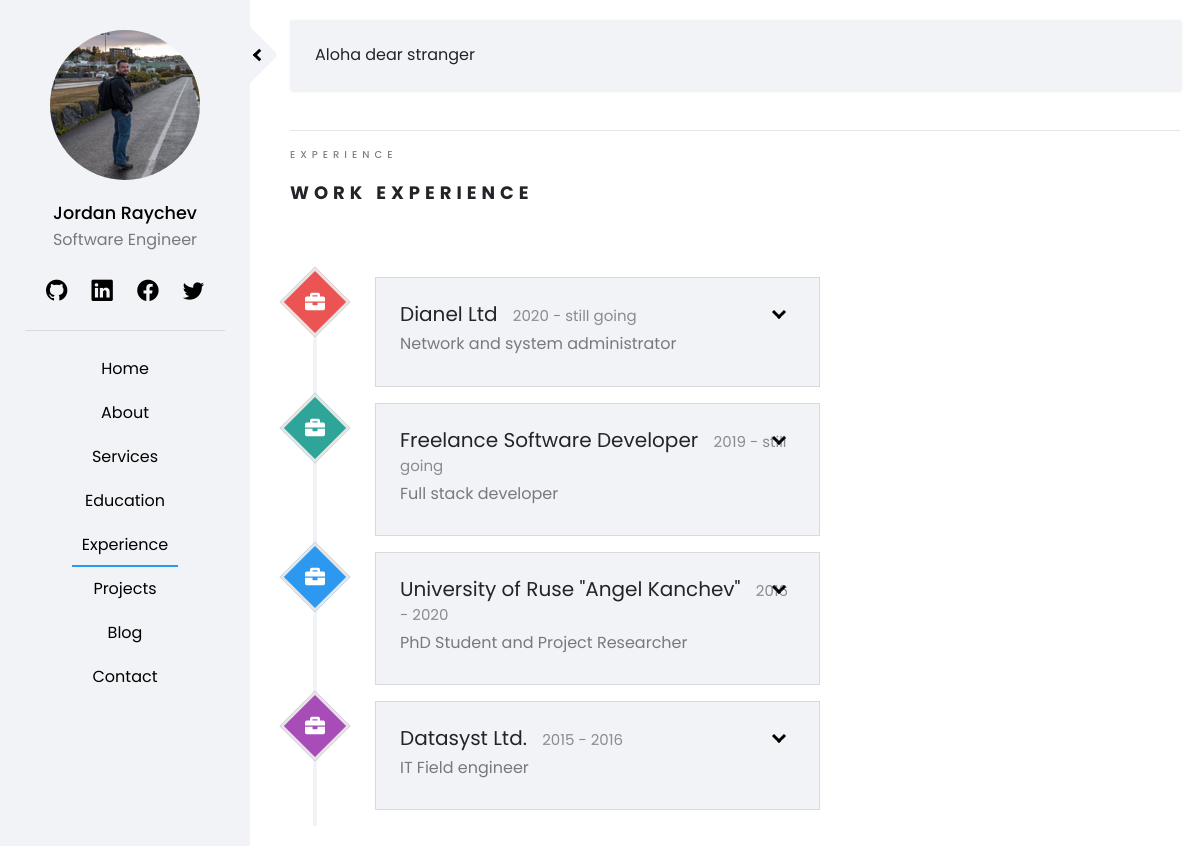
/pages/experience/, run on the app's committed database.
### accounts/models.py (models this page shows, shortened)
class CustomUser(AbstractUser):
    department = models.CharField(max_length=50)
    profession = models.CharField(max_length=50)
    about = models.TextField(default='', max_length=1000)
    slug = models.SlugField(max_length=50)
    profile_image = models.ImageField(default='profile_default.jpg', upload_to='profile_images')

class UserSocial(models.Model):
    user = models.ForeignKey(CustomUser, default=1, on_delete=models.DO_NOTHING)
    social_name = models.CharField(max_length=50)
    social_class = models.CharField(max_length=50)
    social_url = models.CharField(max_length=100)

### staticpages/models.py (models this page shows, shortened)
class Menu(models.Model):
    menu_name = models.CharField(max_length=50)
    @property
    def menu_slug(self):
        return self.menu_name.lower()

class Experience(models.Model):
    experience_name = models.CharField(max_length=50)
    experience_field = models.CharField(max_length=50)
    experience_year = models.CharField(max_length=50)
    experience_description = models.TextField(max_length=750)

### staticpages/views.py (the view)
# urls.py: path('experience/', ExperienceView.as_view(), name='experience'),
class ExperienceView(TemplateView):
    template_name = 'staticpages/experience.html'
    def get_context_data(self, **kwargs):
        context =  super(ExperienceView,self).get_context_data(**kwargs)
        experiences = Experience.objects.all().order_by('-experience_year')
        context['experiences'] = experiences
        return context

### home/templatetags/sidebar_items.py (called while the page is built)
@register.inclusion_tag('home/menu.html', takes_context=True)
def get_menu(context):
    request = context['request']
    menu = Menu.objects.all()
    return {'menu' : menu, 'request': request}

@register.inclusion_tag('home/user_social.html')
def get_social(user):
    user_social = UserSocial.objects.filter(user=user)
    return { 'user_social' : user_social }

@register.inclusion_tag('home/user_meta.html', takes_context=True)
def get_user_meta(context, id):
    request = context['request']
    user_data = CustomUser.objects.filter(id=id)
    return { 'user_data' : user_data, 'request': request }

### templates/staticpages/experience.html (shortened to what this page needs)
{% extends 'home/base.html' %}
{% load crispy_forms_tags %}
{% load static %}
{% block content %}
<div class = "row">
    <div class = "col-sm-12">
        <span class="heading-meta">Experience</span>
        <h2 class="heading">Work Experience</h2>
    </div>
</div>
<div class = "container-fluid timeline-container accordion">
    {% for experience in experiences %}
    <div class="row">
        <div class=" timeline-circle timeline-badge-{{ forloop.counter }} fadeInUp-{{ forloop.counter }}">
            <i class="timeline-icon fas fa-briefcase"></i>
        </div>
        <div class = "timeline-box experience fadeInRight-{{ forloop.counter }}">
            <h4 data-toggle="collapse" data-target="#collapse-{{ forloop.counter }}" aria-expanded="true" aria-controls="collapse-{{ forloop.counter }}">
               {{ experience.experience_name }} <span> {{ experience.experience_year }} </span>
            </h4>
            <h3> {{ experience.experience_field }} </h3>
        </div>
    </div>
    {% endfor %}
</div>
{% endblock %}

### templates/home/user_meta.html
<img class="rounded-circle profile-img" src="{{ user_data.0.profile_image.url }}">
<a class="name" href = "{% url 'home' %}"> {{ user_data.0.first_name }} {{ user_data.0.last_name }} </a>
<p class="profession"> {{ user_data.0.profession }} </p>

### templates/home/user_social.html
{% for social in user_social %}
    <li><a target="_blank" href="{{ social.social_url }}"> <i class="{{ social.social_class }}"></i> </a></li>
{% endfor %}

### templates/home/menu.html
{% for item in menu %}
    {% url item.menu_slug as active_menu_item %}
    <li><a class = "{% if request.path == active_menu_item %} active {% endif %}" href="{% url item.menu_slug %}"> {{ item.menu_name}} </a></li>
{% endfor %}

### static/css/style.css (style rules this page uses)
:root { --main-color: rgb(242, 243, 247); --main-color-darker: rgb(230, 230, 230); --red-color: #ec5453; --green-color: #2fa499; --blue-color: #2c98f0; --darker-blue-color: #4054b2; --white-color: #ffffff; --yellow-color: #f9bf3f; --purple-color: #a84cb8; --border-color: rgba(0, 0, 0, 0.1); --black-color: rgba(0,0,0); --p-color: rgba(0, 0, 0, 0.5); --box-shadow: rgba(0, 0, 0, 0.2); --black-075: rgba(0, 0, 0, 0.75); }
body { font-family: 'Poppins', sans-serif; background: var(--white-color); }
p { font-family: 'Poppins', sans-serif; font-size: 1em; font-weight: 400; line-height: 1.7em; color: var(--p-color); }
a, a:hover, a:focus { color: inherit; text-decoration: none; transition: all 0.3s; }
ul.social-sidebar li { display: inline-block; }
#sidebar ul li a, .main-navbar li a { position: relative; display: inline-block; padding: 10px; }
#sidebar ul li a:after, .main-navbar li a:after { content: ''; position: absolute; width: 100%; transform: scaleX(0); height: 2px; bottom: 0; left: 0; background-color: var(--blue-color); transform-origin: bottom center; transition: transform 0.25s ease-out; }
#sidebar ul li a.active:after, .main-navbar li a.active:after { transform: scaleX(1); transform-origin: bottom center; }
.profile-img { width: 150px; height: 150px; margin-bottom: 20px; }
.name { font-size: 1.1em; font-weight: 500; }
.heading-meta { margin-bottom: 15px; display: block; font-size: 10px; text-transform: uppercase; color: var(--p-color); font-weight: 500; letter-spacing: 5px; }
.heading { font-size: 18px; margin-bottom: 2em; font-weight: 700; text-transform: uppercase; letter-spacing: 5px; line-height: 1.8; position: relative; }
.timeline-box { width: 762px; background-color: var(--main-color); padding: 1.5em; border: 1px solid var(--border-color); box-shadow: 0px 0px 5px -4px var(--border-color); margin-bottom: 1em; opacity: 0; margin-left: 10%; position: relative; width: 50%; float: left; }
.timeline-box h4, .timeline-panel h4 { font-size: 1.25em; font-weight: 400; }
.timeline-box h3 { font-size: 1em; font-weight: 400; color: var(--p-color); }
.timeline-box h4 span, .timeline-panel h4 span { padding-left: 10px; opacity: 0.5; font-size: 0.75em; }
.timeline-circle { width: 50px; height: 50px; background-color: var(--blue-color); margin-right: 35px; text-align: center; line-height: 47px; transform: rotate(45deg); border: 3px solid var(--main-color-darker); position: relative; margin-bottom: 50px; bottom: -500px; }
.timeline-container { position: relative; margin-top: 2em; }
.timeline-container:before { content: ''; position: absolute; display: block; width: 4px; background-color: var(--main-color); margin-left: 7.5px; height: 100%; }
.timeline-icon { font-size: 1.25em; color: var(--white-color); transform: rotate(-45deg); }
.experience h4::before { content: ''; width: 10px; height: 10px; position: absolute; right: 35px; border: solid var(--black-color); border-width: 0 3px 3px 0; display: inline-block; padding: 3px; margin-top: 5px; transform: rotate(45deg); }
.experience h4 { cursor: pointer; }
.timeline-badge-1 { background-color: var(--red-color); }
.timeline-badge-2 { background-color: var(--green-color); }
.timeline-badge-3 { background-color: var(--blue-color); }
.timeline-badge-4 { background-color: var(--purple-color); }
.blog-box, .work-box, .service-box, .timeline-box, .quote-box { opacity: 0; }

### data on the page
CustomUser: profile_image (picture), first_name "Jordan", last_name "Raychev", profession "Software Engineer"
Menu: menu_name "Home"
Menu: menu_name "About"
Menu: menu_name "Services"
Menu: menu_name "Education"
Menu: menu_name "Experience"
Menu: menu_name "Projects"
Menu: menu_name "Blog"
Menu: menu_name "Contact"
Experience: experience_name "Dianel Ltd", experience_year "2020 - still going", experience_field "Network and system administrator"
Experience: experience_name "Freelance Software Developer", experience_year "2019 - still going", experience_field "Full stack developer"
Experience: experience_name "University of Ruse \"Angel Kanchev\"", experience_year "2016 - 2020", experience_field "PhD Student and Project Researcher"
Experience: experience_name "Datasyst Ltd.", experience_year "2015 - 2016", experience_field "IT Field engineer"
